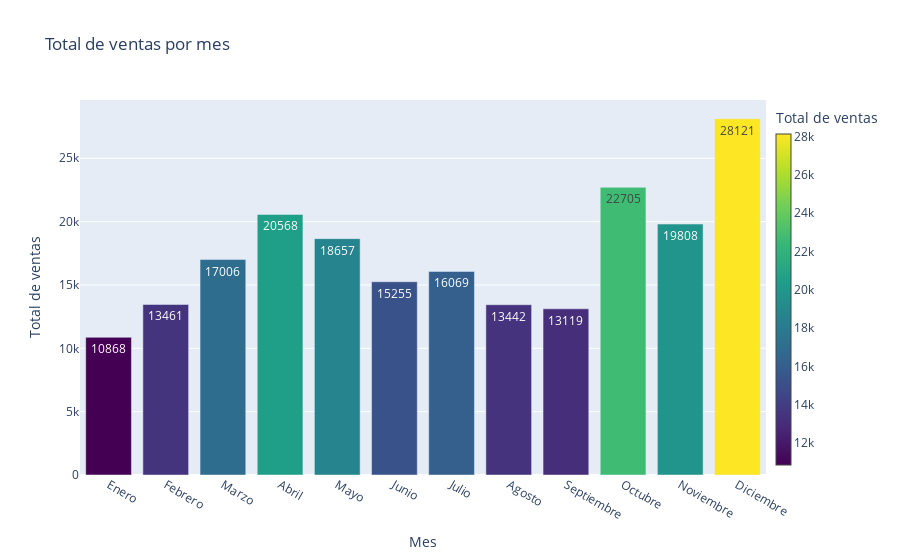

The code cell stored with this chart in its notebook:
### Markdown cell above
1. Comportamiento de las ventas en los distintos meses:

* ¿Cómo variaron las ventas a lo largo de los diferentes meses?
* ¿Hubo algún mes que se destacó en términos de ventas?
* ¿Cuál es el ingreso total generado por mes?

### Code cell
#Creamos una lista vacia para acumular la suma de las ventas.
totales_ventas = []

#Definimos el orden de los meses
meses = ['Enero', 'Febrero', 'Marzo', 'Abril', 'Mayo', 'Junio', 'Julio', 'Agosto', 'Septiembre', 'Octubre', 'Noviembre', 'Diciembre' ]

#Recorremos cada mes para sumar las ventas en cada uno y finalmente lo guardamos en la lista
for mes in meses: 
    dataframes_mes = dataframes[mes]
    total_ventas_mes = dataframes_mes ['Cantidad Pedida'].sum()
    totales_ventas.append(total_ventas_mes)

totales_ventas

#Graficamos

fig = go.Figure()

fig.add_trace(go.Bar(
    x = meses,
    y= totales_ventas,
    marker = dict(color = totales_ventas, colorscale = 'Viridis', colorbar = dict(title='Total de ventas', x = 1.0, thickness = 15)),
    text = totales_ventas 

))
fig.update_layout(
    title = "Total de ventas por mes",
    xaxis = dict(title='Mes'),
    yaxis = dict(title='Total de ventas'),
)


fig.show()

### Figure 1 — Plotly figure (JSON) as saved in the notebook; plotly's stock layout.template omitted (floating-point values rounded to 4 significant figures)
{"data": [{"marker": {"color": [10868, 13461, 17006, 20568, 18657, 15255, 16069, 13442, 13119, 22705, 19808, 28121], "colorbar": {"thickness": 15, "title": {"text": "Total de ventas"}, "x": 1}, "colorscale": [[0, "#440154"], [0.1111, "#482878"], [0.2222, "#3e4989"], [0.3333, "#31688e"], [0.4444, "#26828e"], [0.5556, "#1f9e89"], [0.6667, "#35b779"], [0.7778, "#6ece58"], [0.8889, "#b5de2b"], [1, "#fde725"]]}, "text": ["10868", "13461", "17006", "20568", "18657", "15255", "16069", "13442", "13119", "22705", "19808", "28121"], "type": "bar", "x": ["Enero", "Febrero", "Marzo", "Abril", "Mayo", "Junio", "Julio", "Agosto", "Septiembre", "Octubre", "Noviembre", "Diciembre"], "y": [10868, 13461, 17006, 20568, 18657, 15255, 16069, 13442, 13119, 22705, 19808, 28121]}], "layout": {"title": {"text": "Total de ventas por mes"}, "xaxis": {"title": {"text": "Mes"}}, "yaxis": {"title": {"text": "Total de ventas"}}}}
